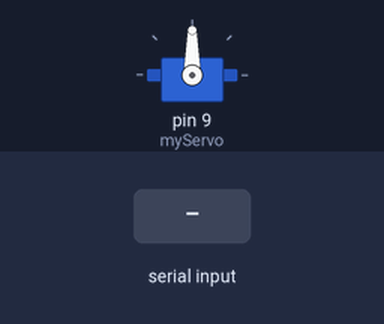
Simulated run of this sketch. Board: Arduino Uno, built with avr-gcc and run on an emulated ATmega328P. Shown: servo. The test bench sets the inputs (shaded band).

Above: at 1.2 s.
1.3 s: byte 30 received over Serial
At 1.8 s:
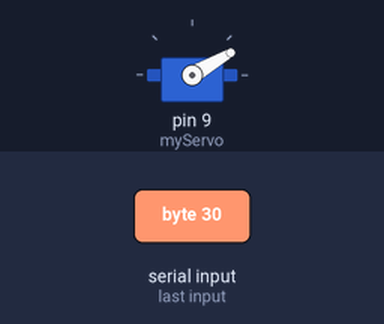
2.8 s: byte 120 received over Serial
At 4.2 s:
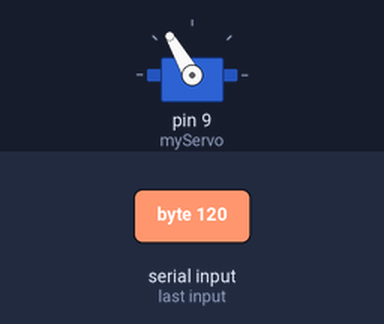
Timing chart, 0 to 5.8 s (numbered marks = the images above; inputs shaded):
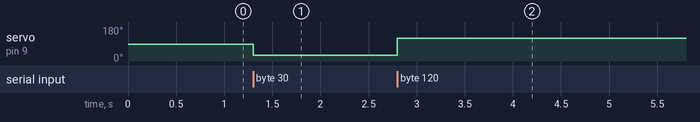

The sketch:

ServoMotor.ino
```cpp
#include <Servo.h>
Servo myServo;
int data;

void setup()
{
  Serial.begin(9600);
  myServo.attach(9);
}

void loop()
{
  if (Serial.available() > 0)
  {
    data = Serial.read();
    myServo.write(data);
    delay(10);
  }
}
```

Measured:
- after the input at 1.3 s, servo on pin 9 (myServo): 90° → 30° at once
- after the input at 2.8 s, servo on pin 9 (myServo): 30° → 120° at once
